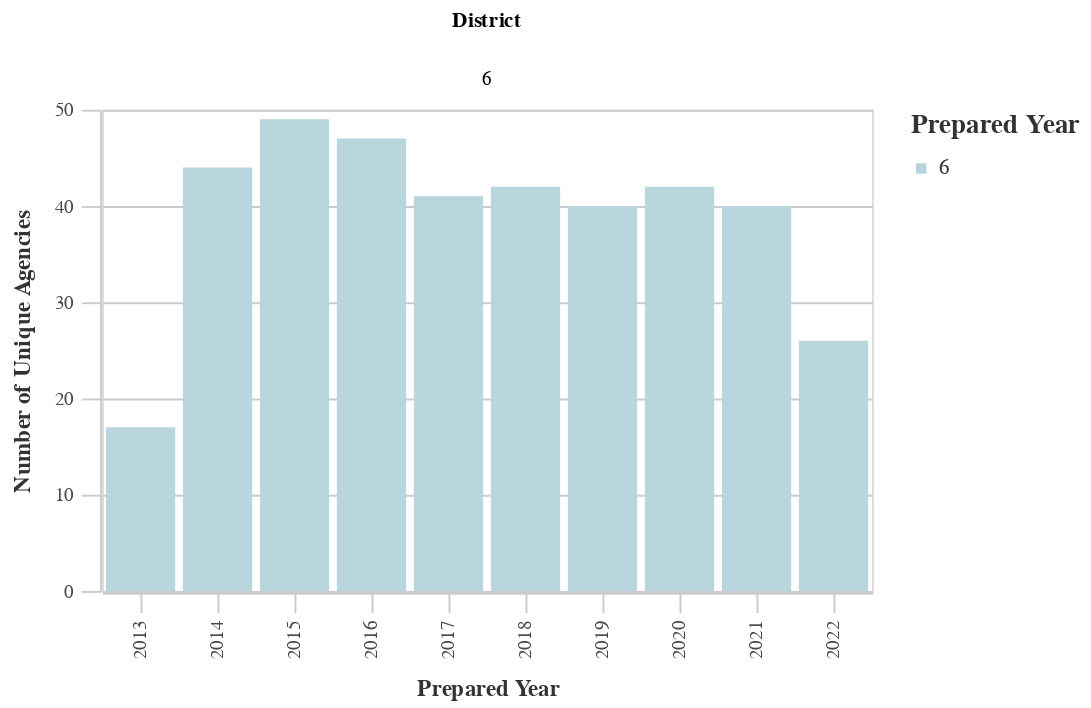

The cell this chart's notebook holds for it:
### Code cell
# Unique Agencies by Dist
dist_years_agency = ((
        df
        >> group_by(_.prepared_y, _.dist)
        >> summarize(n=_.primary_agency_name.nunique())
        >> arrange(-_.prepared_y)
    )
        .rename(columns={'dist':'District', 'n':'Count'})
    )
chart10 = (alt.Chart(dist_years_agency).mark_bar().encode(
        column='District:N',
        x=alt.X('prepared_y:O', title='Prepared Year'),
        y=alt.Y('Count:Q', title='Number of Unique Agencies'),
        color = alt.Color("District:N", 
                              scale=alt.Scale(
                                  range=altair_utils.CALITP_SEQUENTIAL_COLORS),  
                               legend=alt.Legend(title="Prepared Year")
                              )))
                              
chart10 = styleguide.preset_chart_config(chart10)
chart10 = _dla_utils_reports.add_tooltip(chart10, 'prepared_y', 'Count')
    
display(HTML("<h4><strong>Number of Unique Agencies by District</strong></h4>"))
chart10

### Figure 1 — Vega-Lite specification as saved in the notebook (floating-point values rounded to 4 significant figures)
{"config": {"view": {"continuousWidth": 400, "continuousHeight": 300}, "axis": {"domainColor": "#cbcbcb", "grid": true, "gridColor": "#cbcbcb", "gridWidth": 1, "labelColor": "#474747", "labelFont": "Nunito Sans", "labelFontSize": 10, "labelPadding": 4, "tickColor": "#cbcbcb", "tickSize": 10, "titleColor": "#333", "titleFont": "Raleway", "titleFontSize": 12, "titlePadding": 10}, "axisBand": {"grid": false}, "background": "white", "font": "Raleway", "header": {"labelFont": "Nunito Sans", "titleFont": "Raleway"}, "legend": {"labelColor": "#333", "labelFont": "Nunito Sans", "labelFontSize": 11, "labelLimit": 0, "padding": 1, "symbolSize": 30, "symbolType": "square", "titleColor": "#333", "titleFont": "Raleway", "titleFontSize": 14, "titlePadding": 10}, "title": {"anchor": "middle", "font": "Raleway", "fontSize": 18, "fontWeight": 300, "offset": 20}}, "data": {"name": "data-8e1b8dd5a66a24f70fba9f356817d82d"}, "mark": "bar", "encoding": {"color": {"field": "District", "legend": {"title": "Prepared Year"}, "scale": {"range": ["#B9D6DF", "#8CBCCB", "#2EA8CE", "#136C97", "#0B405B"]}, "type": "nominal"}, "column": {"field": "District", "type": "nominal"}, "tooltip": [{"field": "prepared_y", "type": "quantitative"}, {"field": "Count", "type": "quantitative"}], "x": {"field": "prepared_y", "title": "Prepared Year", "type": "ordinal"}, "y": {"field": "Count", "title": "Number of Unique Agencies", "type": "quantitative"}}, "height": 250, "width": 400, "$schema": "https://vega.github.io/schema/vega-lite/v4.17.0.json", "datasets": {"data-8e1b8dd5a66a24f70fba9f356817d82d": [{"prepared_y": 2022.0, "District": 6, "Count": 26}, {"prepared_y": 2021.0, "District": 6, "Count": 40}, {"prepared_y": 2020.0, "District": 6, "Count": 42}, {"prepared_y": 2019.0, "District": 6, "Count": 40}, {"prepared_y": 2018.0, "District": 6, "Count": 42}, {"prepared_y": 2017.0, "District": 6, "Count": 41}, {"prepared_y": 2016.0, "District": 6, "Count": 47}, {"prepared_y": 2015.0, "District": 6, "Count": 49}, {"prepared_y": 2014.0, "District": 6, "Count": 44}, {"prepared_y": 2013.0, "District": 6, "Count": 17}]}}
